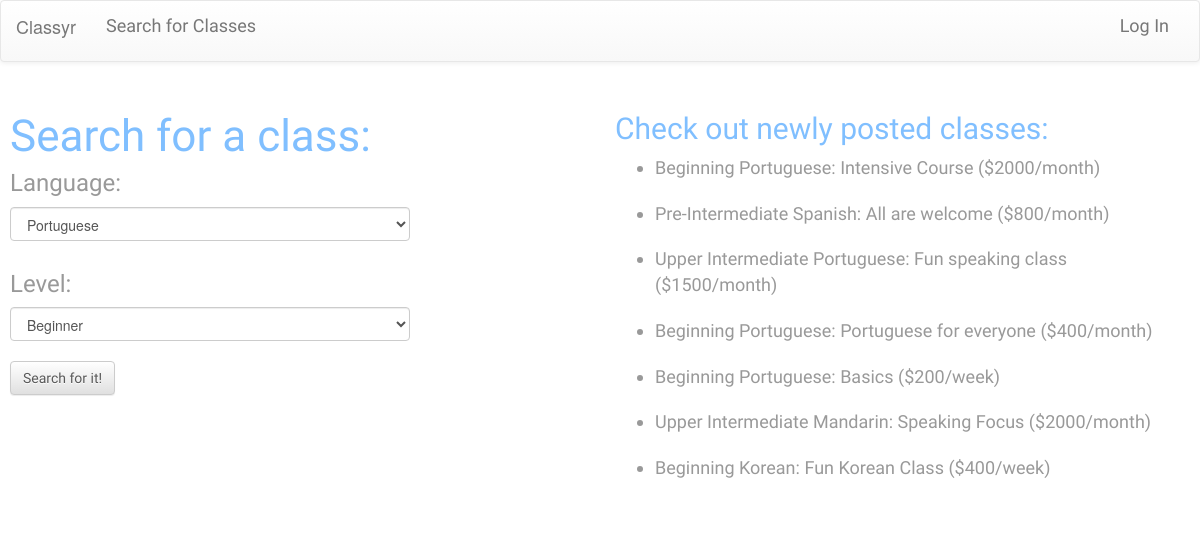
Before: /search with the older database file.
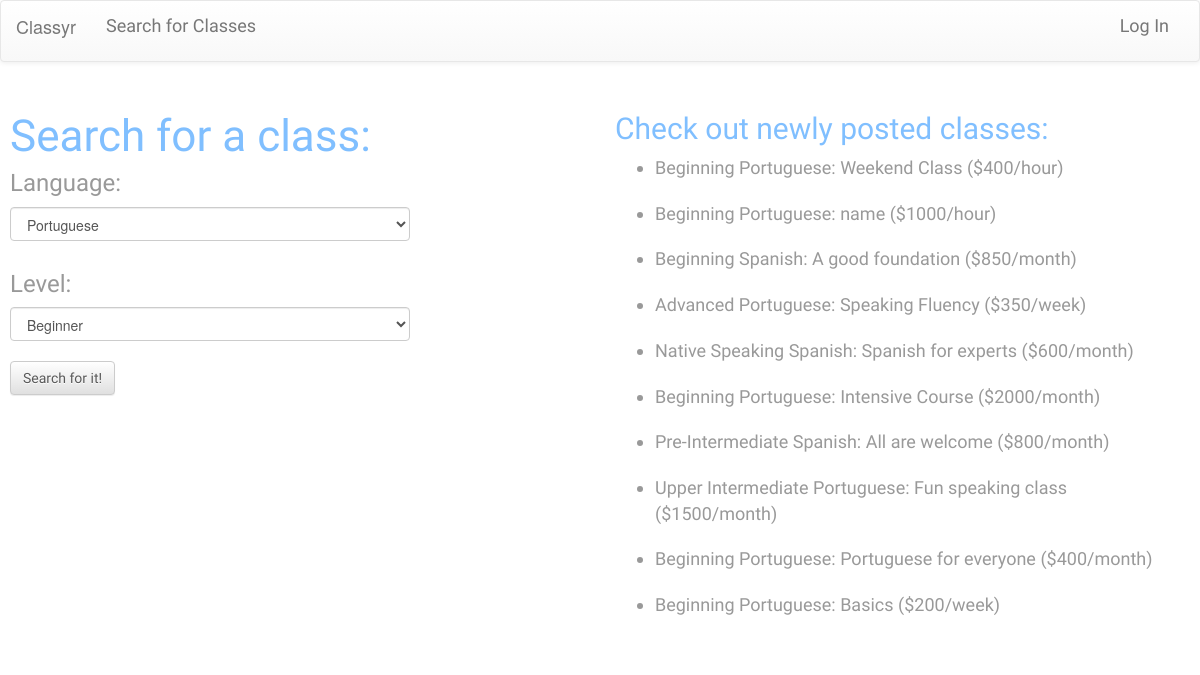
After: the same page with the newer database file.
### model.py (models this page shows, shortened)
class Classroom(db.Model):
    __tablename__ = "classes"
    class_id = db.Column(db.Integer, autoincrement=True, primary_key=True)
    class_name = db.Column(db.String(35), nullable=False)
    language = db.Column(db.String(40), nullable=False)
    level = db.Column(db.String, nullable=False)
    cost = db.Column(db.Integer, nullable=True)
    per_time = db.Column(db.String, nullable=False)
    base_price = db.Column(db.Float)
    min_students = db.Column(db.Integer, nullable=False)
    max_students = db.Column(db.Integer, nullable=False)
    address = db.Column(db.String, nullable=True)
    class_days = db.Column(db.String, nullable=False)
    start_date = db.Column(db.DateTime, nullable=False)
    end_date = db.Column(db.DateTime, nullable=True)
    start_time = db.Column(db.DateTime, nullable=False)
    end_time = db.Column(db.DateTime, nullable=False)
    rating = db.Column(db.Integer, nullable=True)
    rating_count = db.Column(db.Integer)
    create_date = db.Column(db.DateTime)
    c_count = db.Column(db.Integer)
    hide_reviews = db.Column(db.Boolean, default=0)

### server.py (the view)
@app.route('/search')
def search_classes():
    new = Classroom.query.order_by(Classroom.create_date.desc()).limit(10).all()
    if session:
        user_email = db.session.query(User).filter(User.user_id == session["user_id"]).first()
        user_username = user_email.username
        return render_template('search.html', user_username=user_username, new=new)
    return render_template('search.html', user_username=None, new=new)

### templates/search.html (shortened to what this page needs)
{% extends 'base.html' %}
{% block body %}
<div class="row" id="search-padding">
  <div class="col-sm-6 col-md-5 col-lg-6">
    <h1>Search for a class:</h1>
      <form id="searchparams" method="GET" action="/search-results" data-target=".bs-example-modal-lg" >
        <div>
          <h5 class="subtitle">Language:</h5>
          <select name="languagetype" class="form-control">
              <option value="Portuguese">Portuguese</option>
          </select>
        </div>
      <br>
        <div>
          <h5 class="subtitle">Level:</h5>
          <select name="leveltype" class="form-control">
              <option value="Beginning">Beginner</option>
          </select>
      </div>
      <div>
        <button id="submission" class="btn btn-default">Search for it!</button>
      </div>
    </form>
   </div>
  <div class="col-sm-6 col-md-5 col-md-offset-1 col-lg-6 col-lg-offset-0">
    <h2 class="title">Check out newly posted classes:</h2>
    {% for n in new %}
    <ul id="new-classes">
      <a href="/class-info/{{ n.class_id }}"><li>{{ n.level }} {{ n.language }}: {{ n.class_name }} (${{ n.cost }}/{{ n.per_time }})</li></a>
    </ul>
    {% endfor %}
  </div>
</div>
{% endblock %}

Changed rows visible on the page:
no longer on this page (row unchanged): Classroom: level "Upper Intermediate", language "Mandarin", class_name "Speaking Focus", cost "2000", per_time "month"
no longer on this page (row unchanged): Classroom: level "Beginning", language "Korean", class_name "Fun Korean Class", cost "400", per_time "week"
added Classroom: level "Beginning", language "Portuguese", class_name "Weekend Class", cost "400", per_time "hour"
added Classroom: level "Beginning", language "Portuguese", class_name "name", cost "1000", per_time "hour"
added Classroom: level "Beginning", language "Spanish", class_name "A good foundation", cost "850", per_time "month"
added Classroom: level "Advanced", language "Portuguese", class_name "Speaking Fluency", cost "350", per_time "week"
added Classroom: level "Native Speaking", language "Spanish", class_name "Spanish for experts", cost "600", per_time "month"
